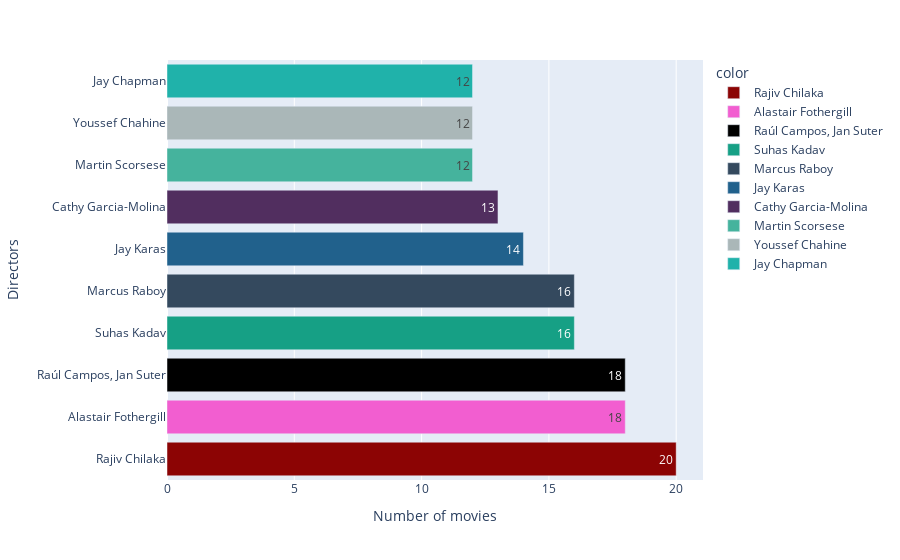

The notebook cell this image was saved under:
### Code cell
px.bar(directors[1:11],
      x=directors[1:11],
      y=directors[1:11].index,
      color = directors[1:11].index,
        color_discrete_sequence = colors,
      text_auto = True,
      labels = dict(x='Number of movies', y='Directors'),
      orientation= 'h'
      )

### Figure 1 — Plotly figure (JSON) as saved in the notebook; plotly's stock layout.template omitted (floating-point values rounded to 4 significant figures)
{"data": [{"alignmentgroup": "True", "hovertemplate": "color=Rajiv Chilaka<br>Number of movies=%{x}<br>Directors=%{y}<extra></extra>", "legendgroup": "Rajiv Chilaka", "marker": {"color": "#8c0404", "pattern": {"shape": ""}}, "name": "Rajiv Chilaka", "offsetgroup": "Rajiv Chilaka", "orientation": "h", "showlegend": true, "textposition": "auto", "texttemplate": "%{x}", "type": "bar", "x": [20], "xaxis": "x", "y": ["Rajiv Chilaka"], "yaxis": "y"}, {"alignmentgroup": "True", "hovertemplate": "color=Alastair Fothergill<br>Number of movies=%{x}<br>Directors=%{y}<extra></extra>", "legendgroup": "Alastair Fothergill", "marker": {"color": "#f25ed0", "pattern": {"shape": ""}}, "name": "Alastair Fothergill", "offsetgroup": "Alastair Fothergill", "orientation": "h", "showlegend": true, "textposition": "auto", "texttemplate": "%{x}", "type": "bar", "x": [18], "xaxis": "x", "y": ["Alastair Fothergill"], "yaxis": "y"}, {"alignmentgroup": "True", "hovertemplate": "color=Raúl Campos, Jan Suter<br>Number of movies=%{x}<br>Directors=%{y}<extra></extra>", "legendgroup": "Raúl Campos, Jan Suter", "marker": {"color": "#000000", "pattern": {"shape": ""}}, "name": "Raúl Campos, Jan Suter", "offsetgroup": "Raúl Campos, Jan Suter", "orientation": "h", "showlegend": true, "textposition": "auto", "texttemplate": "%{x}", "type": "bar", "x": [18], "xaxis": "x", "y": ["Raúl Campos, Jan Suter"], "yaxis": "y"}, {"alignmentgroup": "True", "hovertemplate": "color=Suhas Kadav<br>Number of movies=%{x}<br>Directors=%{y}<extra></extra>", "legendgroup": "Suhas Kadav", "marker": {"color": "#16A085", "pattern": {"shape": ""}}, "name": "Suhas Kadav", "offsetgroup": "Suhas Kadav", "orientation": "h", "showlegend": true, "textposition": "auto", "texttemplate": "%{x}", "type": "bar", "x": [16], "xaxis": "x", "y": ["Suhas Kadav"], "yaxis": "y"}, {"alignmentgroup": "True", "hovertemplate": "color=Marcus Raboy<br>Number of movies=%{x}<br>Directors=%{y}<extra></extra>", "legendgroup": "Marcus Raboy", "marker": {"color": "#34495E", "pattern": {"shape": ""}}, "name": "Marcus Raboy", "offsetgroup": "Marcus Raboy", "orientation": "h", "showlegend": true, "textposition": "auto", "texttemplate": "%{x}", "type": "bar", "x": [16], "xaxis": "x", "y": ["Marcus Raboy"], "yaxis": "y"}, {"alignmentgroup": "True", "hovertemplate": "color=Jay Karas<br>Number of movies=%{x}<br>Directors=%{y}<extra></extra>", "legendgroup": "Jay Karas", "marker": {"color": "#21618C ", "pattern": {"shape": ""}}, "name": "Jay Karas", "offsetgroup": "Jay Karas", "orientation": "h", "showlegend": true, "textposition": "auto", "texttemplate": "%{x}", "type": "bar", "x": [14], "xaxis": "x", "y": ["Jay Karas"], "yaxis": "y"}, {"alignmentgroup": "True", "hovertemplate": "color=Cathy Garcia-Molina<br>Number of movies=%{x}<br>Directors=%{y}<extra></extra>", "legendgroup": "Cathy Garcia-Molina", "marker": {"color": "#512E5F", "pattern": {"shape": ""}}, "name": "Cathy Garcia-Molina", "offsetgroup": "Cathy Garcia-Molina", "orientation": "h", "showlegend": true, "textposition": "auto", "texttemplate": "%{x}", "type": "bar", "x": [13], "xaxis": "x", "y": ["Cathy Garcia-Molina"], "yaxis": "y"}, {"alignmentgroup": "True", "hovertemplate": "color=Martin Scorsese<br>Number of movies=%{x}<br>Directors=%{y}<extra></extra>", "legendgroup": "Martin Scorsese", "marker": {"color": "#45B39D", "pattern": {"shape": ""}}, "name": "Martin Scorsese", "offsetgroup": "Martin Scorsese", "orientation": "h", "showlegend": true, "textposition": "auto", "texttemplate": "%{x}", "type": "bar", "x": [12], "xaxis": "x", "y": ["Martin Scorsese"], "yaxis": "y"}, {"alignmentgroup": "True", "hovertemplate": "color=Youssef Chahine<br>Number of movies=%{x}<br>Directors=%{y}<extra></extra>", "legendgroup": "Youssef Chahine", "marker": {"color": "#AAB7B8 ", "pattern": {"shape": ""}}, "name": "Youssef Chahine", "offsetgroup": "Youssef Chahine", "orientation": "h", "showlegend": true, "textposition": "auto", "texttemplate": "%{x}", "type": "bar", "x": [12], "xaxis": "x", "y": ["Youssef Chahine"], "yaxis": "y"}, {"alignmentgroup": "True", "hovertemplate": "color=Jay Chapman<br>Number of movies=%{x}<br>Directors=%{y}<extra></extra>", "legendgroup": "Jay Chapman", "marker": {"color": "#20B2AA", "pattern": {"shape": ""}}, "name": "Jay Chapman", "offsetgroup": "Jay Chapman", "orientation": "h", "showlegend": true, "textposition": "auto", "texttemplate": "%{x}", "type": "bar", "x": [12], "xaxis": "x", "y": ["Jay Chapman"], "yaxis": "y"}], "layout": {"barmode": "relative", "legend": {"title": {"text": "color"}, "tracegroupgap": 0}, "margin": {"t": 60}, "xaxis": {"anchor": "y", "domain": [0, 1], "title": {"text": "Number of movies"}}, "yaxis": {"anchor": "x", "domain": [0, 1], "title": {"text": "Directors"}}}}
